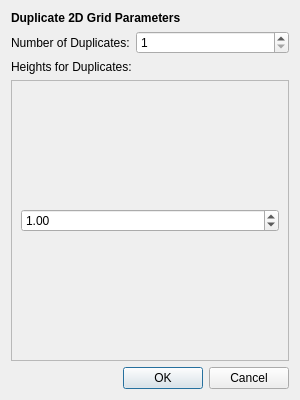
<?xml version="1.0" encoding="UTF-8"?>
<ui version="4.0">
 <class>MultiGridDialog</class>
 <widget class="QDialog" name="MultiGridDialog">
  <property name="geometry">
   <rect>
    <x>0</x>
    <y>0</y>
    <width>300</width>
    <height>400</height>
   </rect>
  </property>
  <property name="windowTitle">
   <string>Duplicate 2D Grid</string>
  </property>
  <layout class="QVBoxLayout" name="verticalLayout">
   <item>
    <widget class="QLabel" name="label">
     <property name="text">
      <string>Duplicate 2D Grid Parameters</string>
     </property>
     <property name="font">
      <font>
       <weight>75</weight>
       <bold>true</bold>
      </font>
     </property>
    </widget>
   </item>
   <item>
    <layout class="QFormLayout" name="formLayout">
     <item row="0" column="0">
      <widget class="QLabel" name="duplicateCountLabel">
       <property name="text">
        <string>Number of Duplicates:</string>
       </property>
      </widget>
     </item>
     <item row="0" column="1">
      <widget class="QSpinBox" name="duplicateCountSpinBox">
       <property name="minimum">
        <number>1</number>
       </property>
       <property name="maximum">
        <number>100</number>
       </property>
       <property name="value">
        <number>1</number>
       </property>
      </widget>
     </item>
    </layout>
   </item>
   <item>
    <widget class="QLabel" name="heightsLabel">
     <property name="text">
      <string>Heights for Duplicates:</string>
     </property>
    </widget>
   </item>
   <item>
    <widget class="QScrollArea" name="scrollArea">
     <property name="widgetResizable">
      <bool>true</bool>
     </property>
     <widget class="QWidget" name="scrollAreaWidgetContents">
      <property name="geometry">
       <rect>
        <x>0</x>
        <y>0</y>
        <width>280</width>
        <height>200</height>
       </rect>
      </property>
      <layout class="QVBoxLayout" name="heightsLayout">
       <item>
        <widget class="QDoubleSpinBox" name="heightSpinBox_1">
         <property name="minimum">
          <double>-1000.000000000000000</double>
         </property>
         <property name="maximum">
          <double>1000.000000000000000</double>
         </property>
         <property name="value">
          <double>1.000000000000000</double>
         </property>
        </widget>
       </item>
      </layout>
     </widget>
    </widget>
   </item>
   <item>
    <widget class="QDialogButtonBox" name="buttonBox">
     <property name="orientation">
      <enum>Qt::Horizontal</enum>
     </property>
     <property name="standardButtons">
      <set>QDialogButtonBox::Cancel|QDialogButtonBox::Ok</set>
     </property>
    </widget>
   </item>
  </layout>
 </widget>
 <resources/>
 <connections>
  <connection>
   <sender>buttonBox</sender>
   <signal>accepted()</signal>
   <receiver>MultiGridDialog</receiver>
   <slot>accept()</slot>
   <hints>
    <hint type="sourcelabel">
     <x>248</x>
     <y>260</y>
    </hint>
    <hint type="destinationlabel">
     <x>157</x>
     <y>274</y>
    </hint>
   </hints>
  </connection>
  <connection>
   <sender>buttonBox</sender>
   <signal>rejected()</signal>
   <receiver>MultiGridDialog</receiver>
   <slot>reject()</slot>
   <hints>
    <hint type="sourcelabel">
     <x>316</x>
     <y>260</y>
    </hint>
    <hint type="destinationlabel">
     <x>286</x>
     <y>274</y>
    </hint>
   </hints>
  </connection>
 </connections>
</ui>
